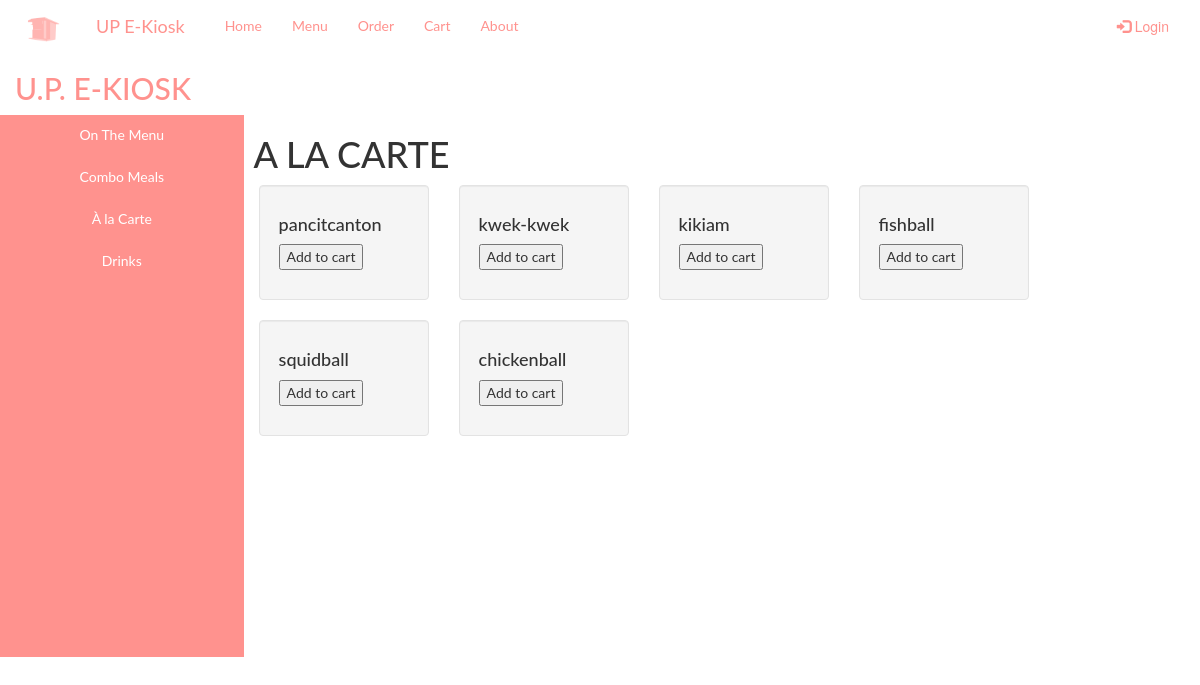
Page /menu/alacarte/ on the committed database.
### tables this page shows
CREATE TABLE "alacarte" (
	"alacarte_id"	INTEGER NOT NULL UNIQUE,
	"amount"	INTEGER NOT NULL,
	"price"	INTEGER NOT NULL,
	"alacarte_type"	TEXT NOT NULL,
	PRIMARY KEY("alacarte_id")
);

### app.py (the view)
@app.route('/menu/<meals_type>/')
def menu(meals_type):
    meals = read_meals_by_type(meals_type,)
    alacartedict = select_dict_alacarte_type()
    return render_template('menu.html',meals_type=meals_type,meals=meals,alacartedict=alacartedict)

### data.py (called while the page is built)
def connect_db(path):
    conn = sqlite3.connect(path)
    conn.row_factory = sqlite3.Row
    return (conn, conn.cursor())

def read_meals_by_type(meals_type):
    conn, cur = connect_db(db_path)
    query = 'SELECT * FROM meals WHERE meals_type=?'
    results = cur.execute(query, (meals_type,)).fetchone()
    conn.close()
    return results

def select_dict_alacarte_type():
    conn, cur = connect_db(db_path)
    query = 'SELECT * FROM alacarte'
    results = cur.execute(query,).fetchall()
    return results

### templates/menu.html (shortened to what this page needs)
{% extends 'base.html' %}
{% block content %}
{% include 'menusidebar.html' %}
<div class="col-sm-8">
    <div class="row">
    {% if meals['meals_type'] == 'combomeals' %}
        <h1 style="text-indent:10px"><input class="hidden" value="{{ meals_type }}" readonly>COMBO MEALS</h1>
        <a href="/menu/{{ meals_type }}/"></a>
        <div class="col-sm-3">
        <div class="well">
        <p><h4><input class="btn-11" type="submit" value="MAINTENANCE" name="action"></p></h4>
        </div>
        </div>
    {% elif meals['meals_type'] == 'alacarte' %}
        <h1 style="text-indent:10px"><input class="hidden" value="{{ meals_type }}" readonly>A LA CARTE</h1>
        {% for alacartemeals in alacartedict %}
            <div class="col-sm-3">
            <div class="well" id="name">
            <p><h4>{{ alacartemeals.alacarte_type }} </h4>
            <form action="{{ url_for('alacartes',meals_type=meals_type,alacarte_id=alacartemeals.alacarte_id) }}">
            <input class="btn-11" type="submit" value="Add to cart" name="{{ alacartemeals.alacarte_type }}"></p>
            </div>
            </div>
        {% endfor %}
    {% endif %}
    </div>
</div>
{% endblock %}

### rows in the picture
alacarte: alacarte_type "pancitcanton"
alacarte: alacarte_type "kwek-kwek"
alacarte: alacarte_type "kikiam"
alacarte: alacarte_type "fishball"
alacarte: alacarte_type "squidball"
alacarte: alacarte_type "chickenball"
